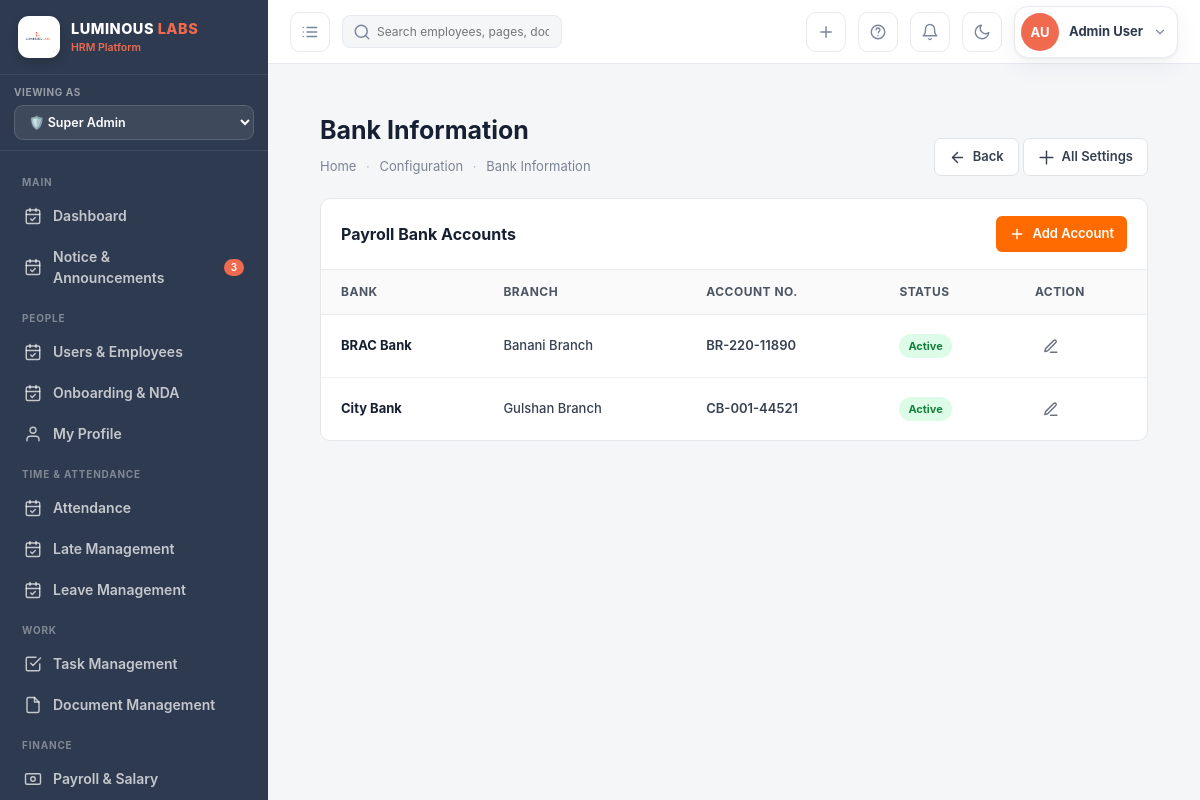
Page /config/banks/ (signed in) on the committed database.
### hrm_app/models.py (models this page shows, shortened)
class User(AbstractUser):
    role = models.CharField(max_length=20, choices=Role.choices, default=Role.EMPLOYEE)
    groups = models.ManyToManyField(Group, related_name='hrm_users', blank=True)
    user_permissions = models.ManyToManyField(
        Permission,
        related_name='hrm_user_permissions',
        blank=True,
    )

class Employee(models.Model):
    STATUS_CHOICES = [
        ('Active',    'Active'),
        ('On Leave',  'On Leave'),
        ('Probation', 'Probation'),
        ('Inactive',  'Inactive'),
    ]
    user        = models.OneToOneField(User, on_delete=models.CASCADE, related_name='employee')
    emp_id      = models.CharField(max_length=20, unique=True)
    phone       = models.CharField(max_length=20, blank=True)
    department  = models.ForeignKey(Department, null=True, on_delete=models.SET_NULL)
    designation = models.ForeignKey(Designation, null=True, on_delete=models.SET_NULL)
    shift       = models.ForeignKey(Shift, null=True, blank=True, on_delete=models.SET_NULL)
    join_date   = models.DateField(default=timezone.now)
    status      = models.CharField(max_length=20, choices=STATUS_CHOICES, default='Active')
    salary      = models.DecimalField(max_digits=10, decimal_places=2, default=0)
    avatar_color = models.CharField(max_length=10, default='#ef6a4f')
    avatar_initials = models.CharField(max_length=4, blank=True)
    address     = models.TextField(blank=True)
    nid         = models.CharField(max_length=30, blank=True, verbose_name='NID / Passport')
    blood_group = models.CharField(max_length=5, blank=True)
    emergency_contact = models.CharField(max_length=100, blank=True)
    class Meta:
        ordering = ['emp_id']

class BankAccount(models.Model):
    employee       = models.ForeignKey(Employee, on_delete=models.CASCADE, related_name='bank_accounts')
    bank_name      = models.CharField(max_length=100)
    branch         = models.CharField(max_length=100)
    account_number = models.CharField(max_length=50)
    is_primary     = models.BooleanField(default=False)
    color      = models.CharField(max_length=7, default='#FF6B00', help_text='Task card color in hex format')

### hrm_app/views.py (the view)
# urls.py: path('config/banks/',                        views.bank_list,            name='bank_list'),
@login_required
def bank_list(request):
    if not has_permission(request.user, "configuration", "view"):
        messages.error(request, "Permission denied.")
        return redirect("dashboard")
    banks = BankAccount.objects.all().order_by('bank_name')
    return render(
        request,
        'hrm/bank_list.html',
        _ctx(request, banks=banks)
    )

### hrm_app/templates/hrm/bank_list.html (shortened to what this page needs)
{% extends "hrm/base.html" %}
{% block content %}
<div class="bank-page">
    <div class="bank-header">
        <div class="bank-header-left">
            <h1>Bank Information</h1>
            <div class="bank-breadcrumb">
                Home
                <span>·</span>
                Configuration
                <span>·</span>
                Bank Information
            </div>
        </div>
        <div class="bank-header-actions">
    <a href="javascript:history.back();" class="back-settings-btn">
        <svg viewBox="0 0 24 24" fill="none"
             stroke-width="2"
             stroke-linecap="round"
             stroke-linejoin="round">
            <path d="M19 12H5"></path>
            <path d="M12 19l-7-7 7-7"></path>
        </svg>
        Back
    </a>
    <a href="{% url 'config' %}" class="back-settings-btn">
        <svg viewBox="0 0 24 24" fill="none"
             stroke-width="2"
             stroke-linecap="round"
             stroke-linejoin="round">
            <path d="M12 3v18"></path>
            <path d="M3 12h18"></path>
        </svg>
        All Settings
    </a>
</div>
    </div>
    <div class="bank-card">
        <div class="bank-card-header">
            <h2 class="bank-card-title">
                Payroll Bank Accounts
            </h2>
            <a href="{% url 'bank_create' %}" class="add-account-btn">
                <svg viewBox="0 0 24 24" fill="none"
                     stroke-width="2" stroke-linecap="round"
                     stroke-linejoin="round">
                    <path d="M12 5v14"></path>
                    <path d="M5 12h14"></path>
                </svg>
                Add Account
            </a>
        </div>
        <div class="bank-table-wrap">
            <table class="bank-table">
                <thead>
                    <tr>
                        <th>Bank</th>
                        <th>Branch</th>
                        <th>Account No.</th>
                        <th>Status</th>
                        <th>Action</th>
                    </tr>
                </thead>
                <tbody>
                    {% for bank in banks %}
                    <tr>
                        <td>
                            <span class="bank-name">
                                {{ bank.bank_name }}
                            </span>
                        </td>
                        <td>
                            {{ bank.branch_name|default:"—" }}
                        </td>
                        <td>
                            <span class="account-number">
                                {{ bank.account_number }}
                            </span>
                        </td>
                        <td>
                            {% if bank.is_active %}
                                <span class="status-badge status-active">
                                    Active
                                </span>
                            {% else %}
                                <span class="status-badge status-inactive">
                                    Inactive
                                </span>
                            {% endif %}
                        </td>
                        <td>
                            <a href="{% url 'bank_edit' bank.pk %}"
                               class="bank-action"
                               title="Edit">
                                <svg viewBox="0 0 24 24"
                                     fill="none"
                                     stroke-width="2"
                                     stroke-linecap="round"
                                     stroke-linejoin="round">
                                    <path d="M12 20h9"></path>
                                    <path d="M16.5 3.5a2.121 2.121 0 0 1 3 3L8 18l-4 1 1-4Z"></path>
                                </svg>
                            </a>
                        </td>
                    </tr>
                    {% endfor %}
                </tbody>
            </table>
        </div>
    </div>
</div>
{% endblock %}

### hrm_app/templates/hrm/base.html (shortened to what this page needs)
{% load static %}
<!DOCTYPE html>
<html lang="en">
<head>
</head>
<body>
<div class="app">
  <aside class="sidebar" id="sidebar">
    <div class="brand">
      <div class="logobox">
        <img src="{% static 'logo.png' %}" alt="Luminous Labs" style="width:30px;height:30px">
      </div>
      <div><b>LUMINOUS <span style="color:var(--brand)">LABS</span></b><small>HRM Platform</small></div>
    </div>
    <div class="rolebar">
      <small>Viewing as</small>
      <select id="roleSwitcher" onchange="switchRole(this.value)">
        <option value="super_admin" {% if view_role == 'super_admin' %}selected{% endif %}>🛡️ Super Admin</option>
      </select>
    </div>
<nav class="nav">
{% block nav %}
{% with current_url=request.resolver_match.url_name %}
{% if view_role == 'super_admin' %}
  {% if user.role == "super_admin" or 'dashboard' in allowed_menus %}
  <div class="group">Main</div>
  <a class="item {% if current_url == 'dashboard' %}active{% endif %}" href="{% url 'dashboard' %}{% if view_role %}?view_role={{ view_role }}{% endif %}">
    <svg class="ico" viewBox="0 0 24 24"><rect x="3" y="4" width="18" height="18" rx="2"/><path d="M16 2v4M8 2v4M3 10h18"/><path d="M9 16l2 2 4-4"/></svg>
    Dashboard
  </a>
  {% endif %}
  {% if user.role == "super_admin" or 'notice' in allowed_menus %}
  <a class="item {% if 'notice' in current_url %}active{% endif %}" href="{% url 'notice_list' %}{% if view_role %}?view_role={{ view_role }}{% endif %}">
    <svg class="ico" viewBox="0 0 24 24"><rect x="3" y="4" width="18" height="18" rx="2"/><path d="M16 2v4M8 2v4M3 10h18"/><path d="M9 16l2 2 4-4"/></svg>
    Notice & Announcements
    <span class="badge">{{ unread_notices|default:3 }}</span>
  </a>
  {% endif %}
  {% if user.role == "super_admin" or 'users' in allowed_menus or 'onboarding' in allowed_menus or 'profile' in allowed_menus %}
  <div class="group">People</div>
  {% endif %}
  {% if user.role == "super_admin" or 'users' in allowed_menus %}
  <a class="item {% if current_url == 'user_list' %}active{% endif %}" href="{% url 'user_list' %}{% if view_role %}?view_role={{ view_role }}{% endif %}">
    <svg class="ico" viewBox="0 0 24 24"><rect x="3" y="4" width="18" height="18" rx="2"/><path d="M16 2v4M8 2v4M3 10h18"/><path d="M9 16l2 2 4-4"/></svg>
    Users & Employees
  </a>
  {% endif %}
  {% if user.role == "super_admin" or 'onboarding' in allowed_menus %}
  <a class="item {% if current_url == 'onboarding_list' %}active{% endif %}" href="{% url 'onboarding_list' %}{% if view_role %}?view_role={{ view_role }}{% endif %}">
    <svg class="ico" viewBox="0 0 24 24"><rect x="3" y="4" width="18" height="18" rx="2"/><path d="M16 2v4M8 2v4M3 10h18"/><path d="M9 16l2 2 4-4"/></svg>
    Onboarding & NDA
  </a>
  {% endif %}
  {% if user.role == "super_admin" or 'profile' in allowed_menus %}
  <a class="item {% if current_url == 'my_profile' or current_url == 'user_detail' and is_my_profile %}active{% endif %}" href="{% url 'my_profile' %}{% if view_role %}?view_role={{ view_role }}{% endif %}">
    <svg class="ico" viewBox="0 0 24 24"><path d="M20 21v-2a4 4 0 00-4-4H8a4 4 0 00-4 4v2"/><circle cx="12" cy="7" r="4"/></svg>
    My Profile
  </a>
  {% endif %}
  {% if user.role == "super_admin" or 'attendance' in allowed_menus or 'late' in allowed_menus or 'leave' in allowed_menus %}
  <div class="group">Time & Attendance</div>
  {% endif %}
  {% if user.role == "super_admin" or 'attendance' in allowed_menus %}
  <a class="item {% if current_url == 'attendance_list' %}active{% endif %}" href="{% url 'attendance_list' %}{% if view_role %}?view_role={{ view_role }}{% endif %}">
    <svg class="ico" viewBox="0 0 24 24"><rect x="3" y="4" width="18" height="18" rx="2"/><path d="M16 2v4M8 2v4M3 10h18"/><path d="M9 16l2 2 4-4"/></svg>
    Attendance
  </a>
  {% endif %}
  {% if user.role == "super_admin" or 'late' in allowed_menus %}
  <a class="item {% if current_url == 'late_list' %}active{% endif %}" href="{% url 'late_list' %}{% if view_role %}?view_role={{ view_role }}{% endif %}">
    <svg class="ico" viewBox="0 0 24 24"><rect x="3" y="4" width="18" height="18" rx="2"/><path d="M16 2v4M8 2v4M3 10h18"/><path d="M9 16l2 2 4-4"/></svg>
    Late Management
  </a>
  {% endif %}
  {% if user.role == "super_admin" or 'leave' in allowed_menus %}
  <a class="item {% if current_url == 'leave_list' %}active{% endif %}" href="{% url 'leave_list' %}{% if view_role %}?view_role={{ view_role }}{% endif %}">
    <svg class="ico" viewBox="0 0 24 24"><rect x="3" y="4" width="18" height="18" rx="2"/><path d="M16 2v4M8 2v4M3 10h18"/><path d="M9 16l2 2 4-4"/></svg>
    Leave Management
  </a>
  {% endif %}
  {% if user.role == "super_admin" or 'tasks' in allowed_menus or 'documents' in allowed_menus %}
  <div class="group">Work</div>
  {% endif %}
  {% if user.role == "super_admin" or 'tasks' in allowed_menus %}
  <a class="item {% if current_url == 'task_list' %}active{% endif %}" href="{% url 'task_list' %}{% if view_role %}?view_role={{ view_role }}{% endif %}">
    <svg class="ico" viewBox="0 0 24 24"><path d="M9 11l3 3L22 4"/><path d="M21 12v7a2 2 0 01-2 2H5a2 2 0 01-2-2V5a2 2 0 012-2h11"/></svg>
    Task Management
  </a>
  {% endif %}
  {% if user.role == "super_admin" or 'documents' in allowed_menus %}
  <a class="item {% if current_url == 'document_list' %}active{% endif %}" href="{% url 'document_list' %}{% if view_role %}?view_role={{ view_role }}{% endif %}">
    <svg class="ico" viewBox="0 0 24 24"><path d="M14 2H6a2 2 0 00-2 2v16a2 2 0 002 2h12a2 2 0 002-2V8z"/><path d="M14 2v6h6"/></svg>
    Document Management
  </a>
  {% endif %}
  {% if user.role == "super_admin" or 'salary' in allowed_menus or 'petty_cash' in allowed_menus or 'assets' in allowed_menus %}
  <div class="group">Finance</div>
  {% endif %}
  {% if user.role == "super_admin" or 'salary' in allowed_menus %}
  <a class="item {% if current_url == 'salary_list' %}active{% endif %}" href="{% url 'salary_list' %}{% if view_role %}?view_role={{ view_role }}{% endif %}">
    <svg class="ico" viewBox="0 0 24 24"><rect x="2" y="5" width="20" height="14" rx="2"/><circle cx="12" cy="12" r="3"/></svg>
    Payroll & Salary
  </a>
  {% endif %}
{% endif %}
{% endwith %}
{% endblock %}
</nav>
  </aside>
  <div class="main">
    <header class="topbar">
      <button class="iconbtn" onclick="document.getElementById('sidebar').classList.toggle('open')" title="Menu">
        <svg class="ico" viewBox="0 0 24 24"><path d="M8 6h13M8 12h13M8 18h13M3 6h.01M3 12h.01M3 18h.01"/></svg>
      </button>
      <div class="search-wrap">
        <span class="si"><svg class="ico" viewBox="0 0 24 24"><circle cx="11" cy="11" r="8"/><path d="M21 21l-4.35-4.35"/></svg></span>
        <input placeholder="Search employees, pages, documents…" id="globalSearch" onkeydown="if(event.key==='Enter'){window.location='/employees/?q='+this.value}">
      </div>
      <button class="iconbtn" onclick="quickCreate()" title="Quick create">
        <svg class="ico" viewBox="0 0 24 24"><path d="M12 5v14M5 12h14"/></svg>
      </button>
      <a class="iconbtn" href="{% url 'user_guide_faq' %}{% if view_role %}?view_role={{ view_role }}{% endif %}" title="Help & FAQ">
        <svg class="ico" viewBox="0 0 24 24"><circle cx="12" cy="12" r="9"/><path d="M9.5 9a2.5 2.5 0 115 .5c0 1.5-2 1.5-2 3.5"/><path d="M12 17h.01"/></svg>
      </a>
      <a class="iconbtn" href="{% url 'notice_list' %}{% if view_role %}?view_role={{ view_role }}{% endif %}" title="Notifications">
        <svg class="ico" viewBox="0 0 24 24"><path d="M18 8a6 6 0 00-12 0c0 7-3 9-3 9h18s-3-2-3-9"/><path d="M13.73 21a2 2 0 01-3.46 0"/></svg>
      </a>
      <button class="iconbtn" onclick="toggleTheme()" title="Toggle dark mode">
        <svg class="ico" viewBox="0 0 24 24"><path d="M21 12.79A9 9 0 1111.21 3 7 7 0 0021 12.79z"/></svg>
      </button>
      <div class="profile-wrap" id="profileMenuWrap">
        <button type="button" class="profile-trigger" onclick="toggleProfileMenu()" aria-haspopup="true" aria-expanded="false">
          <div class="avatar {% if user.role == 'manager' or view_role == 'manager' %}avatar-blue{% elif user.role == 'employee' or view_role == 'employee' %}avatar-green{% else %}avatar-brand{% endif %}" title="{{ user.get_full_name|default:user.username }}">{{ user.employee.avatar_initials|default:user.username|slice:":2"|upper }}</div>
          <div class="profile-meta">
            <span class="profile-name">{{ user.get_full_name|default:user.username }}</span>
          </div>
          <svg class="ico profile-caret" viewBox="0 0 24 24"><path d="M6 9l6 6 6-6"/></svg>
        </button>
      </div>
    </header>
    <main class="content">
      {% block content %}{% endblock %}
    </main>
  </div>
</div>
</body>
</html>

### rows in the picture
User: role "🛡️ Super Admin", employee.avatar_initials "AU", get_full_name "Admin User"
BankAccount: bank_name "BRAC Bank", branch_name "Banani Branch", account_number "BR-220-11890", is_active "Active"
BankAccount: bank_name "City Bank", branch_name "Gulshan Branch", account_number "CB-001-44521", is_active "Active"

### other values in the picture
{{ unread_notices|default:3 }} "3"
